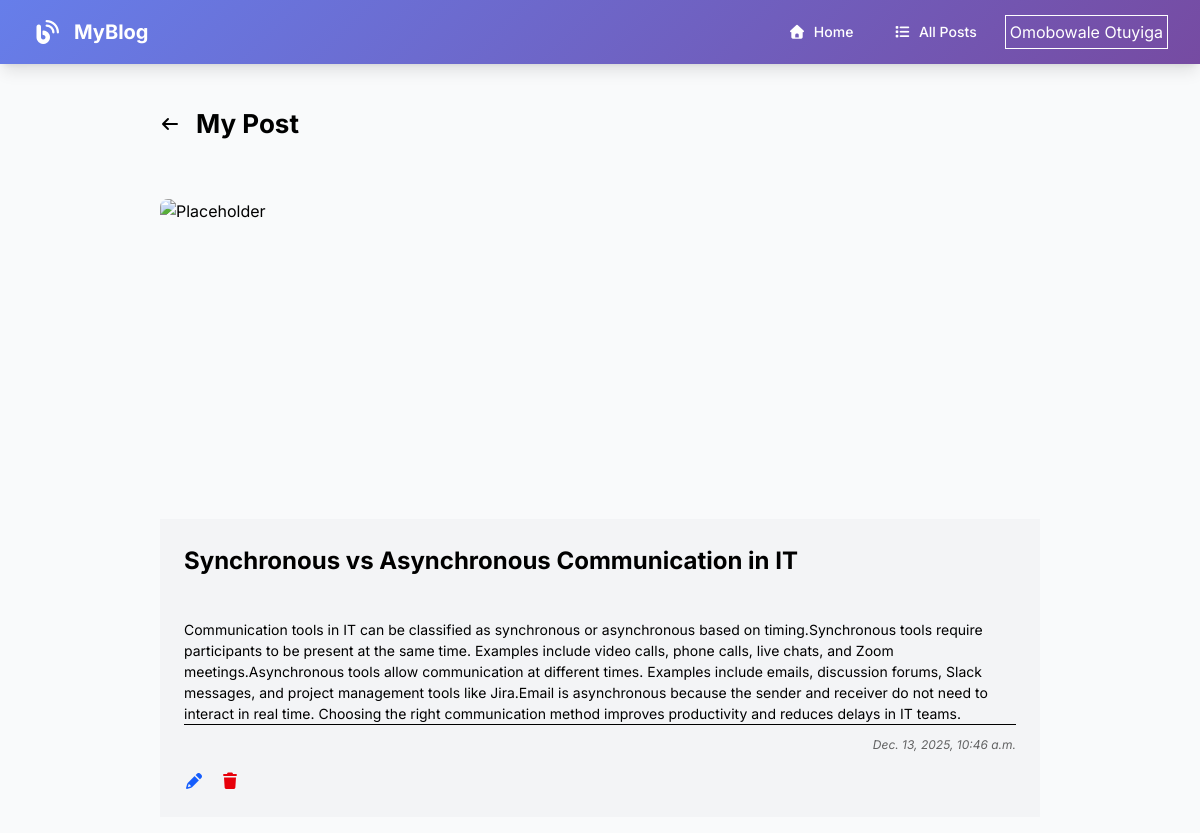
The page /posts/5/ (signed in) on the database its author committed.
### post/models.py (models this page shows, shortened)
class Post(models.Model):
    title = models.CharField(max_length=200)
    content = models.TextField()
    image = models.ImageField(upload_to='post_images/', blank=True, null=True)
    created_at = models.DateTimeField(auto_now_add=True)
    updated_at = models.DateTimeField(auto_now=True)

### post/views.py (the view)
# urls.py: path('<int:post_id>/', views.post_detail, name='post_detail'),
@login_required
def post_detail(request, post_id):
    post = Post.objects.get(id=post_id)
    return render(request, 'post_detail.html', {'post': post})

### post/templates/post_detail.html (shortened to what this page needs)
{% extends 'general_layout.html' %}
{% block main_content %}
    <main class="w-4/5 px-10 mx-auto mt-10 main">
        <div class="flex gap-4 mb-10 items-center">
            <a href="{% url 'posts_list' %}"><i class="fa fa-arrow-left cursor-pointer"></i></a>
            <h1 class="font-bold text-[26px]">
                My Post
            </h1>
        </div>
            <div class="mb-4 gap-10">
                <div class="w-full">
                    {% if post.image %}
                        <img class="w-full rounded-lg h-80 object-cover" src="{{ post.image.url }}" alt="{{ post.title }}" />
                    {% else %}
                        <img class="w-full rounded-lg h-80 object-cover" src="https://static.vecteezy.com/vite/assets/photo-masthead-375-BoK_p8LG.webp" alt="Placeholder" />
                    {% endif %}
                </div>
                <div class="w-full bg-gray-100 p-6">
                    <p class="text-[24px] font-bold mb-10">{{post.title}}</p>
                    <p class="text-[14px]">{{post.content}}</p>
                    <hr />
                    <div class="flex justify-end">
                        <i class="mt-3 text-xs opacity-60">{{ post.created_at }}</i>
                    </div>
                    <div class="flex gap-4 items-center mt-4">
                        <a href="{% url 'edit_post' post.id %}" ><i class="fa fa-pencil cursor-pointer text-blue-600" aria-hidden="true"></i></a>
                        <i class="fa fa-trash cursor-pointer text-red-600" aria-hidden="true"></i>
                    </div>
                </div>
            </div>
    </main>
{% endblock %}

### templates/general_layout.html (shortened to what this page needs)
{% load static %}
<!DOCTYPE html>
<html lang="en">
  <head>
    <link rel="stylesheet" href="{% static 'post.css' %}" />
    <script src="https://cdn.jsdelivr.net/npm/@tailwindcss/browser@4"></script>
    <link rel="stylesheet" href="https://cdnjs.cloudflare.com/ajax/libs/font-awesome/7.0.1/css/all.min.css" />
  </head>
  <body class="bg-gray-50 min-h-screen">
    <nav class="gradient-bg shadow-lg">
      <div class="max-w-7xl mx-auto px-4 sm:px-6 lg:px-8">
        <div class="flex items-center justify-between h-16">
          <div class="flex items-center">
            <i class="fas fa-blog text-white text-2xl mr-3"></i>
            <span class="text-white font-bold text-xl">MyBlog</span>
          </div>
          <div class="flex items-center space-x-4">
            <a href="{% url 'posts_list' %}" class="text-white hover:text-gray-200 transition-colors px-3 py-2 rounded-md text-sm font-medium">
              <i class="fas fa-home mr-2"></i>Home
            </a>
            <a href="{% url 'posts_list' %}" class="text-white hover:text-gray-200 transition-colors px-3 py-2 rounded-md text-sm font-medium">
              <i class="fas fa-list mr-2"></i>All Posts
            </a>
            <span class="text-white border p-1">
                {% if user.is_authenticated %}
                    {{ user.first_name }} {{ user.last_name }}
                {% endif %}
            </span>
          </div>
        </div>
      </div>
    </nav>
    {% block main_content %}
    {% endblock %}
  </body>
</html>

### post/static/post.css (style rules this page uses)
body { font-family: "Inter" }

### templates/general_layout.html (style rules this page uses)
.gradient-bg { background: linear-gradient(135deg, #667eea 0%, #764ba2 100%); }

### rows shown on the page
Post: title "Synchronous vs Asynchronous Communication in IT", content "Communication tools in IT can be classified as synchronous or asynchronous based on timing.Synchronous tools require participants to be present at the same time. Examples include video calls, phone calls, live chats, and Zoom meetings.Asynchronous tools allow communication at different times. Examples include emails, discussion forums, Slack messages, and project management tools like Jira.Email is asynchronous because the sender and receiver do not need to interact in real time. Choosing the right communication method improves productivity and reduces delays in IT teams.", created_at "Dec. 13, 2025, 10:46 a.m."

### other values the page prints
{{ user.first_name }} "Omobowale"
{{ user.last_name }} "Otuyiga"
